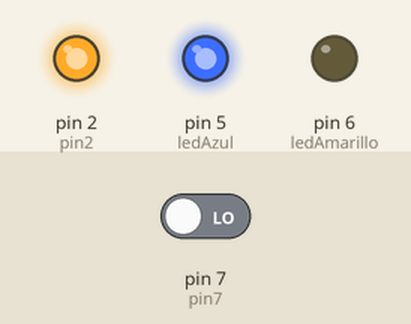
The sketch below on a simulated Arduino Uno, built with avr-gcc and run on an emulated ATmega328P. Parts: output pins drawn as LEDs (lit = HIGH). The inputs (shaded band) are chosen by the test bench; at power-on: pin 7 (pin7) LOW.

Above: at 1.2 s.
1.3 s: pin 7 (pin7) driven HIGH
At 2.0 s:
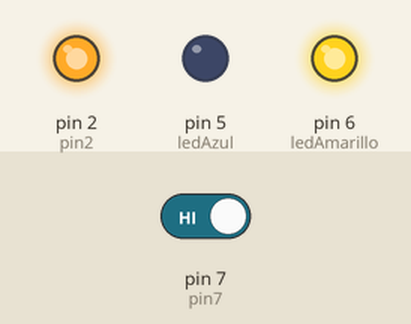
2.8 s: pin 7 (pin7) driven LOW
At 3.2 s:
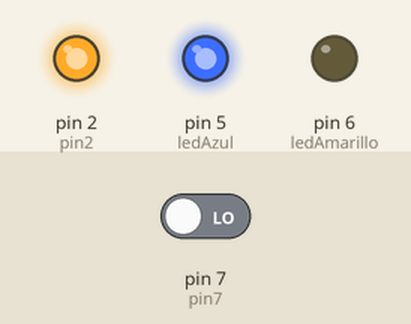
Timing chart, 0 to 5.8 s (numbered marks = the images above; inputs shaded):
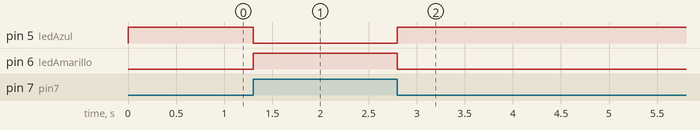

The sketch:

verticalHorizontal.ino
```cpp
int dt = 5000;
int pin7 = 7;
int pin2 = 2;
int ledAzul = 5;   //HORIZONTAL
int ledAmarillo = 6; //VERTICAL


void setup(){
    pinMode(pin7, INPUT);
    Serial.begin(9600);
    pinMode(pin2, OUTPUT);
    digitalWrite(pin2, HIGH);

    pinMode(ledAzul, OUTPUT);
    pinMode(ledAmarillo, OUTPUT);
}

void loop(){
    if (digitalRead(pin7)){
        //Serial.println("El sensor ha cambiado de posición");
        digitalWrite(ledAmarillo, HIGH);
        digitalWrite(ledAzul, LOW);
        //delay(dt);
    }else{
        //Serial.println("El sensor está en vertical");
        digitalWrite(ledAmarillo, LOW);
        digitalWrite(ledAzul, HIGH);
        //delay(dt);
    }
}
```

Measured:
- after the input at 1.3 s, pin 5 (ledAzul): HIGH → LOW at once; pin 6 (ledAmarillo): LOW → HIGH at once
- after the input at 2.8 s, pin 5 (ledAzul): LOW → HIGH at once; pin 6 (ledAmarillo): HIGH → LOW at once
